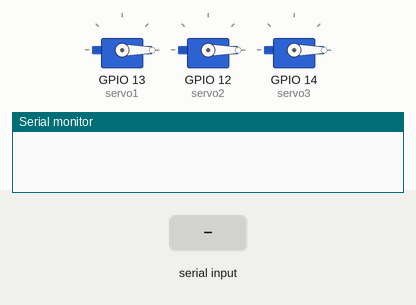
Recording of a sketch running on a simulated ESP32. On the bench: 3 × servo, the last lines printed to the serial monitor. The test bench sets the inputs (shaded band). Nothing arrives over Bluetooth unless stated.

Above: at 1.2 s.
1.3 s: "F" received over the second serial link
At 1.8 s:
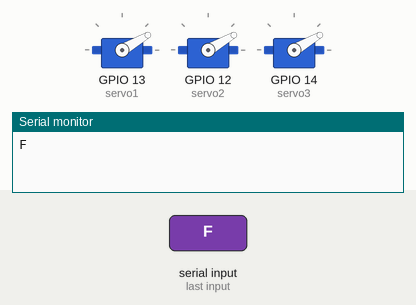
2.8 s: "F" received over the second serial link
At 4.0 s:
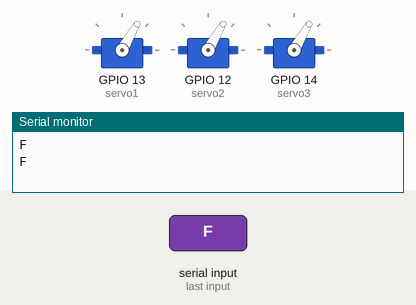
4.3 s: "B" received over the second serial link
At 5.3 s:
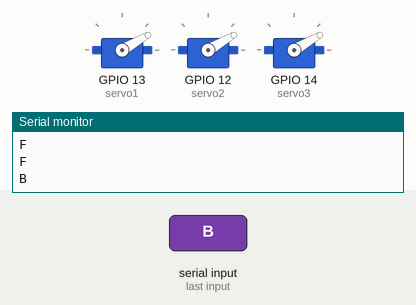
Timing chart, 0 to 7.3 s (numbered marks = the images above; inputs shaded):
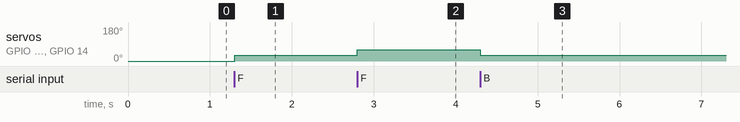

Measured:
- after the input at 1.3 s, servo on GPIO 13 (servo1), servo on GPIO 12 (servo2), servo on GPIO 14 (servo3): 0° → 30° at once
- after the input at 2.8 s, servo on GPIO 13 (servo1), servo on GPIO 12 (servo2), servo on GPIO 14 (servo3): 30° → 60° at once
- after the input at 4.3 s, servo on GPIO 13 (servo1), servo on GPIO 12 (servo2), servo on GPIO 14 (servo3): 60° → 30° at once

The sketch:

esp32_roboticarm_servos.ino
```cpp
#include<ESP32Servo.h>
#include<BluetoothSerial.h>
Servo servo1, servo2, servo3;
BluetoothSerial bt;
char command;
int pos =0;

void setup() {
  servo1.attach(13);
  servo2.attach(12);
  servo3.attach(14);

  servo1.write(pos);
  servo2.write(pos);
  servo3.write(pos);
  Serial.begin(9600);
  bt.begin();

}

void loop() {
  if(bt.available()){
    char command = bt.read();
    Serial.println(command);
    if(command == 'F'){
      pos+=30;
      servo1.write(pos);
      servo2.write(pos);
      servo3.write(pos);

    }
    else if(command == 'B'){
      pos-=30;
      servo1.write(pos);
      servo2.write(pos);
      servo3.write(pos);

    }
  }

}
```
